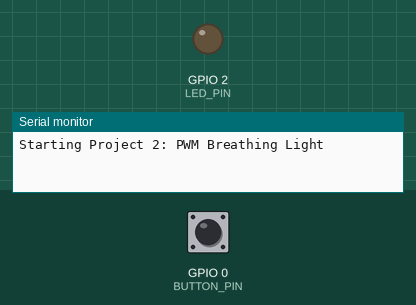
Bench run of a program on a simulated ESP32. Shown: output pins drawn as LEDs (lit = HIGH), the last lines printed to the serial monitor. The inputs (shaded band) are chosen by the test bench; at power-on: GPIO 0 (BUTTON_PIN) HIGH.

Above: at 1.2 s.
1.3 s: GPIO 0 (BUTTON_PIN) pulled LOW for 0.15 s
At 3.3 s:
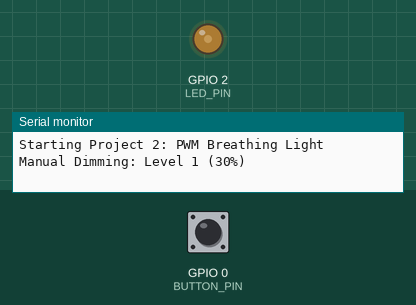
3.6 s: GPIO 0 (BUTTON_PIN) pulled LOW for 1 s
At 6.4 s:
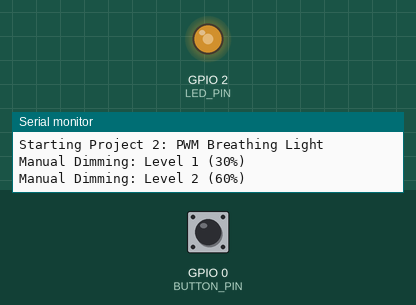
6.7 s: GPIO 0 (BUTTON_PIN) pulled LOW for 0.15 s
At 8.7 s:
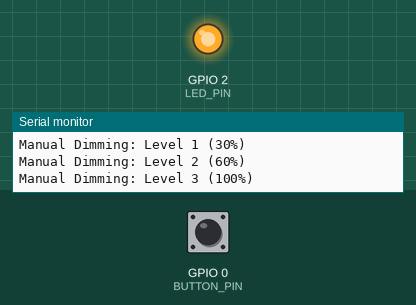
9.0 s: GPIO 0 (BUTTON_PIN) pulsed LOW 2 times (0.12 s each, 0.3 s apart)
At 10.52 s:
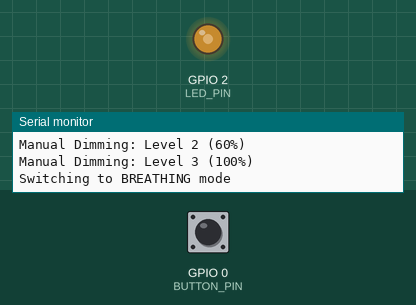
12.0 s: GPIO 0 (BUTTON_PIN) pulsed LOW 5 times (0.12 s each, 0.3 s apart)
Timing chart, 0 to 16.1 s (numbered marks = the images above; inputs shaded):
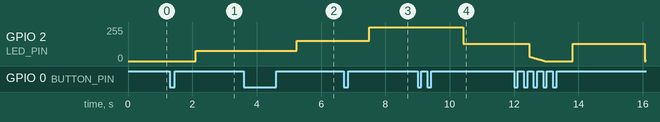

Measured:
- after the input at 1.3 s, GPIO 2 (LED_PIN): 0/255 → 76/255 after 0.80 s
- after the input at 3.6 s, GPIO 2 (LED_PIN): 76/255 → 152/255 after 1.7 s
- after the input at 6.7 s, GPIO 2 (LED_PIN): 152/255 → 255/255 after 0.80 s
- after the input at 9.0 s, GPIO 2 (LED_PIN): 255/255 → 128/255 after 1.4 s

The program:

main.cpp
```cpp
#include <Arduino.h>
#include "ESP32Button.h"
#include "ESP32PWM.h"

// --- 硬件定义 ---
#define LED_PIN    2     // 板载LED通常是GPIO 2
#define BUTTON_PIN 0     // BOOT按键通常是GPIO 0

// --- 全局对象 ---
ESP32Button button(BUTTON_PIN, true); // GPIO 0, 低电平有效
ESP32PWM led(LED_PIN, 0, 5000, 8);    // GPIO 2, Channel 0, 5KHz, 8bit

// --- 状态定义 ---
enum SystemMode {
  MODE_MANUAL,   // 手动调光模式
  MODE_BREATHING // 呼吸灯模式
};

SystemMode currentMode = MODE_MANUAL;

// 手动模式下的亮度档位索引
int brightnessIndex = 0;
const int brightnessLevels[] = {0, 30, 60, 100}; // 档位百分比
const int numLevels = 4;

// 呼吸灯控制变量
bool breathDirectionUp = true; // true=变亮, false=变暗

void setup() {
  Serial.begin(115200);
  Serial.println("Starting Project 2: PWM Breathing Light");

  // 初始化硬件
  button.begin();
  led.begin();

  // 初始状态
  led.setPercent(0);
}

void loop() {
  // 1. 核心驱动循环 (必须持续调用)
  ButtonEvent event = button.loop();
  led.loop();

  // 2. 处理按键交互
  if (event == EVENT_DOUBLE_CLICK) {
    // 双击：切换模式
    if (currentMode == MODE_MANUAL) {
      Serial.println("Switching to BREATHING mode");
      currentMode = MODE_BREATHING;
      breathDirectionUp = true; // 重置呼吸方向
      led.fadeTo(0, 200);       // 先快速熄灭，准备开始呼吸
    } else {
      Serial.println("Switching to MANUAL mode");
      currentMode = MODE_MANUAL;
      brightnessIndex = 0;      // 重置回关闭档位
      led.fadeTo(0, 500);       // 平滑关闭
    }
  }
  else if (event == EVENT_SHORT_PRESS) {
    // 单击：仅在手动模式下有效
    if (currentMode == MODE_MANUAL) {
      brightnessIndex++;
      if (brightnessIndex >= numLevels) {
        brightnessIndex = 0;
      }

      int targetLevel = brightnessLevels[brightnessIndex];
      Serial.printf("Manual Dimming: Level %d (%d%%)\n", brightnessIndex, targetLevel);

      // 使用 fadeTo 实现平滑换挡，体验更好
      led.fadeTo(targetLevel, 300);
    } else {
      Serial.println("Ignored: Currently in Breathing Mode (Double click to exit)");
    }
  }

  // 3. 处理呼吸灯逻辑
  if (currentMode == MODE_BREATHING) {
    // 检查当前的渐变是否完成
    if (!led.isFading()) {
      // 如果完成，则反转方向并开始新的渐变
      if (breathDirectionUp) {
        // 向上吸气：0% -> 100%，耗时 1500ms
        led.fadeTo(100, 1500);
      } else {
        // 向下呼气：100% -> 0%，耗时 1500ms
        led.fadeTo(0, 1500);
      }
      // 反转方向标志
      breathDirectionUp = !breathDirectionUp;
    }
  }
}
```

ESP32Button.h
```cpp
#ifndef ESP32_BUTTON_H
#define ESP32_BUTTON_H

#include <Arduino.h>

// 定义按键事件枚举
enum ButtonEvent {
  EVENT_NONE = 0,
  EVENT_SHORT_PRESS,  // 短按/单击
  EVENT_DOUBLE_CLICK, // 双击
  EVENT_LONG_PRESS    // 长按
};

class ESP32Button {
  private:
    uint8_t _pin;
    bool _activeLow;           // 是否低电平触发 (INPUT_PULLUP 通常为 true)

    // 时间参数 (单位: ms)
    unsigned long _debounceTime;      // 消抖时间
    unsigned long _longPressTime;     // 长按判定时间
    unsigned long _doubleClickTime;   // 双击间隔判定时间

    // 状态机变量
    unsigned long _lastChangeTime;     // 上次电平跳变时间
    unsigned long _lastClickTime;      // 上次点击松开的时间
    bool _lastState;                   // 上次读取的物理电平
    bool _isPressed;                   // 当前稳定的按键逻辑状态
    bool _waitingForDoubleClick;       // 是否正在等待第二次点击
    bool _longPressTriggered;          // 是否已经触发过长按

  public:
    /**
     * @brief 构造函数
     * @param pin 按键连接的 GPIO 引脚
     * @param activeLow 是否低电平触发 (默认 true，适用于 INPUT_PULLUP)
     */
    ESP32Button(uint8_t pin, bool activeLow = true);

    /**
     * @brief 初始化引脚模式
     */
    void begin();

    /**
     * @brief 核心处理函数，需要在主循环中不断调用
     * @return ButtonEvent 当前触发的事件
     */
    ButtonEvent loop();

    /**
     * @brief 获取当前按键是否按下的实时状态（消抖后）
     */
    bool isPressed();

    // 参数设置方法
    void setDebounceTime(unsigned long ms);
    void setLongPressTime(unsigned long ms);
    void setDoubleClickTime(unsigned long ms);
};

#endif
```

ESP32PWM.h
```cpp
#ifndef ESP32PWM_H
#define ESP32PWM_H

#include <Arduino.h>

class ESP32PWM {
public:
  // 构造函数
  // pin: 输出引脚
  // channel: PWM通道 (0-15), ESP32 Core v3.0+ 自动管理，但在 v2.x 中必须指定
  // freq: 频率 (Hz), 默认 5000Hz
  // resolution: 分辨率 (bits), 默认 8位 (0-255)
  ESP32PWM(uint8_t pin, uint8_t channel = 0, double freq = 5000, uint8_t resolution = 8);

  // 初始化硬件
  void begin();

  // 设置频率
  void setFrequency(double freq);

  // 设置占空比 (原始数值)
  // 例如 8位分辨率: 0-255
  void setDuty(uint32_t duty);

  // 设置占空比 (百分比)
  // 0.0 - 100.0
  void setPercent(float percent);

  // 设置目标占空比并开始渐变 (非阻塞)
  // targetPercent: 目标百分比
  // durationMs: 渐变过程总耗时 (毫秒)
  void fadeTo(float targetPercent, unsigned long durationMs);

  // 必须在主循环中调用，用于处理渐变动画
  void loop();

  // 获取当前最大占空比数值 (基于分辨率)
  uint32_t getMaxDuty();

  // 检查当前是否正在进行渐变 (用于呼吸灯逻辑判断)
  bool isFading();

private:
  uint8_t _pin;
  uint8_t _channel;
  double _freq;
  uint8_t _resolution;
  uint32_t _maxDutyVal; // 当前分辨率下的最大值 (如 255)

  // 渐变控制变量
  bool _isFading;
  uint32_t _startDuty;
  uint32_t _currentDuty;
  uint32_t _targetDuty;
  unsigned long _fadeStartTime;
  unsigned long _fadeDuration;

  // 内部辅助函数：应用 PWM 值到硬件
  void _writeToHardware(uint32_t duty);
};

#endif
```

ESP32Button.cpp
```cpp
#include "ESP32Button.h"

// 构造函数
ESP32Button::ESP32Button(uint8_t pin, bool activeLow) {
  _pin = pin;
  _activeLow = activeLow;

  // 初始化默认参数
  _debounceTime = 50;
  _longPressTime = 1000;
  _doubleClickTime = 300;

  // 初始化状态变量
  _lastChangeTime = 0;
  _lastClickTime = 0;
  _isPressed = false;
  _waitingForDoubleClick = false;
  _longPressTriggered = false;
  _lastState = _activeLow ? HIGH : LOW; // 假设初始状态为未按下
}

void ESP32Button::begin() {
  if (_activeLow) {
    pinMode(_pin, INPUT_PULLUP);
    _lastState = HIGH;
  } else {
    pinMode(_pin, INPUT_PULLDOWN);
    _lastState = LOW;
  }
}

void ESP32Button::setDebounceTime(unsigned long ms) {
  _debounceTime = ms;
}

void ESP32Button::setLongPressTime(unsigned long ms) {
  _longPressTime = ms;
}

void ESP32Button::setDoubleClickTime(unsigned long ms) {
  _doubleClickTime = ms;
}

bool ESP32Button::isPressed() {
  return _isPressed;
}

ButtonEvent ESP32Button::loop() {
  int currentState = digitalRead(_pin);
  unsigned long now = millis();
  ButtonEvent event = EVENT_NONE;

  // 1. 处理物理信号消抖
  if (currentState != _lastState) {
    _lastChangeTime = now;
    _lastState = currentState;
  }

  // 如果电平稳定时间超过消抖时间
  if ((now - _lastChangeTime) > _debounceTime) {
    // 计算逻辑状态 (activeLow时, LOW代表按下true)
    bool logicalState = _activeLow ? (currentState == LOW) : (currentState == HIGH);

    // 如果状态发生了改变
    if (logicalState != _isPressed) {
      _isPressed = logicalState;

      if (_isPressed) {
        // ---> 按下时刻 <---
        _longPressTriggered = false; // 重置长按标志

        // 如果正在等待双击，且这次按下距离上次松开很近 -> 可能是双击的第二次按下
        if (_waitingForDoubleClick && (now - _lastClickTime <= _doubleClickTime)) {
           // 这里不做操作，等松开时确认双击
        } else {
          // 第一次按下，或者超时了，视为新的开始
          _waitingForDoubleClick = false;
        }
      }
      else {
        // ---> 松开时刻 <---
        if (!_longPressTriggered) {
          // 如果没有触发过长按，才检测短按/双击逻辑

          if (_waitingForDoubleClick) {
            // 如果这是第二次松开，且时间符合 -> 触发双击
            event = EVENT_DOUBLE_CLICK;
            _waitingForDoubleClick = false; // 双击完成，重置
          } else {
            // 这是第一次松开，标记为等待双击，并记录时间
            _waitingForDoubleClick = true;
            _lastClickTime = now;
          }
        }
      }
    }
  }

  // 2. 处理长按逻辑 (按住期间)
  if (_isPressed && !_longPressTriggered) {
    // 如果按住的时间超过设定值
    if (now - _lastChangeTime > _longPressTime) {
      event = EVENT_LONG_PRESS;
      _longPressTriggered = true; // 锁定，防止一直触发
      _waitingForDoubleClick = false; // 长按后不可能再接双击
    }
  }

  // 3. 处理单击延迟判定
  // 如果处于等待双击状态，但时间已经超时了，说明没有第二次点击 -> 确认为单击
  if (_waitingForDoubleClick && !_isPressed && (now - _lastClickTime > _doubleClickTime)) {
    event = EVENT_SHORT_PRESS;
    _waitingForDoubleClick = false;
  }

  return event;
}
```

ESP32PWM.cpp
```cpp
#include "ESP32PWM.h"

// 构造函数
ESP32PWM::ESP32PWM(uint8_t pin, uint8_t channel, double freq, uint8_t resolution) {
  _pin = pin;
  _channel = channel;
  _freq = freq;
  _resolution = resolution;

  // 计算当前分辨率下的最大值 (例如 8bit = 255)
  _maxDutyVal = (uint32_t)pow(2, _resolution) - 1;

  _currentDuty = 0;
  _isFading = false;
}

void ESP32PWM::begin() {
  // ESP32 Arduino Core 3.0.0 更改了 LEDC API
#if ESP_ARDUINO_VERSION >= ESP_ARDUINO_VERSION_VAL(3, 0, 0)
  // v3.0+ 写法: 自动管理通道
  ledcAttach(_pin, _freq, _resolution);
#else
  // v2.x 写法: 手动绑定通道
  ledcSetup(_channel, _freq, _resolution);
  ledcAttachPin(_pin, _channel);
#endif

  // 初始设为 0
  setDuty(0);
}

void ESP32PWM::setFrequency(double freq) {
  _freq = freq;
#if ESP_ARDUINO_VERSION >= ESP_ARDUINO_VERSION_VAL(3, 0, 0)
  ledcChangeFrequency(_pin, _freq, _resolution);
#else
  ledcSetup(_channel, _freq, _resolution);
#endif
}

void ESP32PWM::setDuty(uint32_t duty) {
  // 停止任何正在进行的渐变
  _isFading = false;

  // 限制范围
  if (duty > _maxDutyVal) duty = _maxDutyVal;

  _currentDuty = duty;
  _writeToHardware(_currentDuty);
}

void ESP32PWM::setPercent(float percent) {
  if (percent < 0) percent = 0;
  if (percent > 100) percent = 100;

  uint32_t duty = (uint32_t)((percent / 100.0) * _maxDutyVal);
  setDuty(duty);
}

void ESP32PWM::fadeTo(float targetPercent, unsigned long durationMs) {
  if (targetPercent < 0) targetPercent = 0;
  if (targetPercent > 100) targetPercent = 100;

  _targetDuty = (uint32_t)((targetPercent / 100.0) * _maxDutyVal);

  // 如果当前已经在目标值，直接退出
  if (_targetDuty == _currentDuty) {
    _isFading = false;
    return;
  }

  _startDuty = _currentDuty;
  _fadeStartTime = millis();
  _fadeDuration = durationMs;
  _isFading = true;
}

void ESP32PWM::loop() {
  // 如果没有在渐变，直接返回
  if (!_isFading) return;

  unsigned long now = millis();
  unsigned long elapsed = now - _fadeStartTime;

  if (elapsed >= _fadeDuration) {
    // 渐变结束
    _currentDuty = _targetDuty;
    _writeToHardware(_currentDuty);
    _isFading = false;
  } else {
    // 计算当前步骤的 Duty (线性插值)
    // 公式: Start + (Target - Start) * (Elapsed / Total)
    float progress = (float)elapsed / (float)_fadeDuration;
    int32_t diff = (int32_t)_targetDuty - (int32_t)_startDuty;
    _currentDuty = _startDuty + (diff * progress);

    _writeToHardware(_currentDuty);
  }
}

bool ESP32PWM::isFading() {
  return _isFading;
}

void ESP32PWM::_writeToHardware(uint32_t duty) {
#if ESP_ARDUINO_VERSION >= ESP_ARDUINO_VERSION_VAL(3, 0, 0)
  ledcWrite(_pin, duty);
#else
  ledcWrite(_channel, duty);
#endif
}

uint32_t ESP32PWM::getMaxDuty() {
  return _maxDutyVal;
}
```
